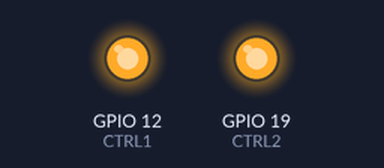
The sketch below on a simulated ESP32. Parts: output pins drawn as LEDs (lit = HIGH).

Above: at 1.5 s.
At 4.5 s:
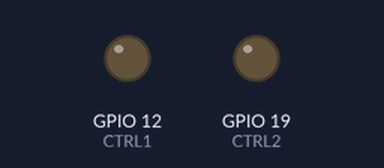
Timing chart, 0 to 7.8 s (numbered marks = the images above):
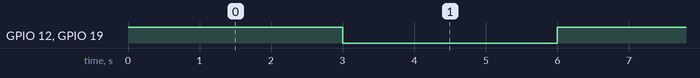

The sketch:

power-switch-test.ino
```cpp
#define CAN0_TX 23
#define CAN0_RX 22

#define TXD1 17
#define RXD1 16

#define CTRL1 12
#define CTRL2 19  // chip is not soldered by default
#define STATUS1 13
#define STATUS2 18

#define P_ADC 33
#define B_LED 5

// the setup function runs once when you press reset or power the board
void setup() {
  // initialize digital pin LED_BUILTIN as an output.
  pinMode(CTRL1, OUTPUT);
  pinMode(CTRL2, OUTPUT);
}

// the loop function runs over and over again forever
void loop() {
  digitalWrite(CTRL1, HIGH);   // turn the LED on (HIGH is the voltage level)
  digitalWrite(CTRL2, HIGH);   // turn the LED on (HIGH is the voltage level)
  delay(3000);                       // wait for a second

  digitalWrite(CTRL1, LOW);    // turn the LED off by making the voltage LOW
  digitalWrite(CTRL2, LOW);    // turn the LED off by making the voltage LOW
  delay(3000);                       // wait for a second
}
```

Measured:
- by itself, GPIO 12 (CTRL1), GPIO 19 (CTRL2): alternates HIGH for 3.0 s and LOW for 3.0 s
